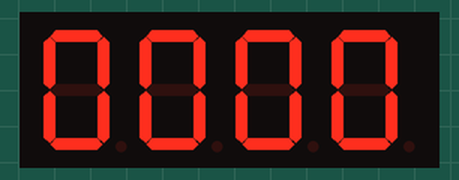
This sketch was run on a simulated Arduino Uno, built with avr-gcc and run on an emulated ATmega328P. On the bench: 4-digit seven-segment display. Wiring (inferred from the names in the program): 4-digit 7-segment display, segments lit when HIGH: segments pin 9, pin 8, pin 7, pin 6, pin 5, pin 4, pin 3, pin 2; digit selects A0, A1, A2, A3. The segment pins are drawn as the display they are named for.

Above: at 0.1 s.
At 5.01 s:
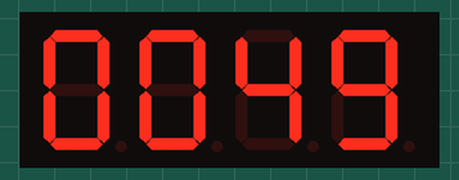
At 10.01 s:
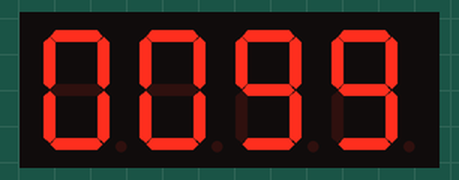
At 19.9 s:
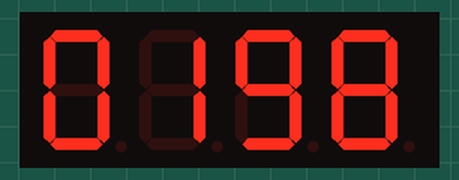
At 30.0 s:
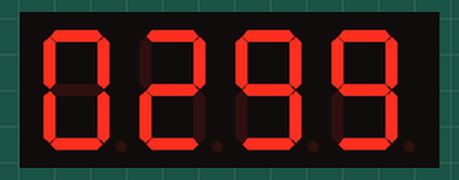
At 39.91 s:
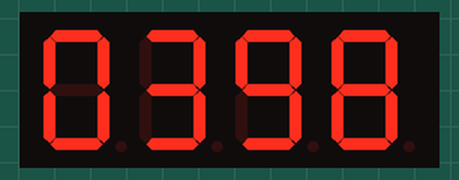

The sketch:

sketch_sep05b_HS420561K.ino
```cpp
////////////////////////////////////////////////////////////////////////
//
//  Playing with 7-segment LED module HS420561K-C30 (common cathode)
//
////////////////////////////////////////////////////////////////////////
//
//  One 7-segment LED: segments A, B, C, D, E, F, G
//
//              0 = A B C D E F         0b00111111
//   AAAA       1 =   B C               0b00000110
//  F    B      2 = A B   D E   G       0b01011011
//  F    B      3 = A B C D     G       0b01001111
//  F    B      4 =   B C     F G       0b01100110
//   GGGG       5 = A   C D   F G       0b01101101
//  E    C      6 = A   C D E F G       0b01111101
//  E    C      7 = A B C               0b00000111
//  E    C      8 = A B C D E F G       0b01111111
//   DDDD       9 = A B C D   F G       0b01101111
//
////////////////////////////////////////////////////////////////////////
//
//  My schema:
//
//      D9 ---[  R 220Ω ]--- leg 11     (segment A)
//      D8 ---[  R 220Ω ]--- leg  7     (segment B)
//      D7 ---[  R 220Ω ]--- leg  4     (segment C)
//      D6 ---[  R 220Ω ]--- leg  2     (segment D)
//      D5 ---[  R 220Ω ]--- leg  1     (segment E)
//      D4 ---[  R 220Ω ]--- leg 10     (segment F)
//      D3 ---[  R 220Ω ]--- leg  5     (segment G)
//      D2 ---[  R 220Ω ]--- leg  3     (point)
//
//      A0 ----------------- leg 12     (cathode, digit 1)
//      A1 ----------------- leg  9     (cathode, digit 2)
//      A2 ----------------- leg  8     (cathode, digit 3)
//      A3 ----------------- leg  6     (cathode, digit 4)
//
////////////////////////////////////////////////////////////////////////
//
//      Module legs numbering:
//
//
//                     12  11  10   9   8   7
//                      |   |   |   |   |   |
//      +---------------+---+---+---+---+---+---------------+
//      |                                                   |
//      |      ---         ---         ---         ---      |
//      |     |   |       |   |       |   |       |   |     |
//      |     |   |       |   |   *   |   |       |   |     |
//      |      ---         ---         ---         ---      |
//      |     |   |       |   |   *   |   |       |   |     |
//      |     |   |       |   |       |   |       |   |     |
//      |      --- .       --- .       --- .       --- .    |
//      |                                                   |
//      +---------------------------------------------------+
//      |                   HS420561K-C30                   |
//      +---------------+---+---+---+---+---+---------------+
//                      |   |   |   |   |   |
//                      1   2   3   4   5   6
//
//
////////////////////////////////////////////////////////////////////////

// outputs connected to anodes (segments, connected to all digits)
byte segmentPins[] = { 9, 8, 7, 6, 5, 4, 3, 2 };

// outputs connected to cathodes (one cathode per digit)
byte cathodePins[] = { A3, A2, A1, A0 };

// uhmmm, you knowm, this is kinda... font!
byte decimalToSegments[] = {
    0b00111111, 0b00000110, 0b01011011, 0b01001111, 0b01100110,
    0b01101101, 0b01111101, 0b00000111, 0b01111111, 0b01101111 };

void setup() {
    for (byte i = 0; i < sizeof(segmentPins); i++) {
        pinMode(segmentPins[i], OUTPUT);
    }
    for (byte i = 0; i < sizeof(cathodePins); i++) {
        pinMode(cathodePins[i], OUTPUT);
    }
}

// configure output wires connected to seven-segments
void setDecimalDigit(byte decimal) {
    // number to set of segments
    byte fontBitMask = decimalToSegments[decimal];

    // loop over all output legs
    for (byte i = 0; i < sizeof(segmentPins); i++) {
        // check one bit
        if (fontBitMask & (1 << i)) {
            // turn on this segment's LED
            digitalWrite(segmentPins[i], HIGH);
        } else {
            // turn off
            digitalWrite(segmentPins[i], LOW);
        }
    }
}

// one digit position enabled, others disabled
void setDigitNone() {
    // loop over all four digits
    for (byte i = 0; i < sizeof(cathodePins); i++) {
        // HIGH on cathode disables drain (thus, no current)
        digitalWrite(cathodePins[i], HIGH);
    }
}


// one digit position enabled, others disabled
void setDigitPosition(byte positionEnabled) {
    // loop over all four digits
    for (byte i = 0; i < sizeof(cathodePins); i++) {
        // if this
        if (i == positionEnabled) {
            // LOW on cathode enables drain sink
            digitalWrite(cathodePins[i], LOW);
        } else {
            // HIGH on cathode disables drain (thus, no current)
            digitalWrite(cathodePins[i], HIGH);
        }
    }
}

static int pow10[] = { 1, 10, 100, 1000, 10000 };

void loop() {
    int reminder = (millis() / 100) % 10000;

    for (byte digitPosition = 0; digitPosition < 4; digitPosition++) {
        // continuously get all decimal digits in counter
        byte digitValue = reminder % 10;
        reminder = reminder / 10;

        // show this
        setDigitNone();
        setDecimalDigit(digitValue);
        setDigitPosition(digitPosition);

        // time to show this digit
        delay(3);
    }
}
```
